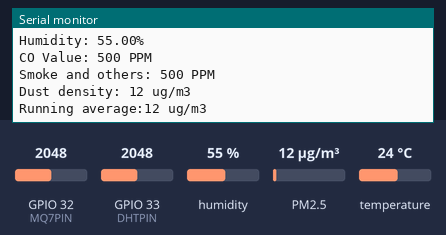
Recording of a sketch running on a simulated ESP32. Parts: the last lines printed to the serial monitor. The test bench sets the inputs (shaded band); at power-on: humidity 55 %, PM2.5 12 µg/m³, GPIO 32 (MQ7PIN) = 2048, GPIO 33 (DHTPIN) = 2048, temperature 24 °C. WiFi joins after 1.5 s; servers stay silent unless stated; web services answer with replies made up by the test bench.

Above: at 12.8 s.
12.9 s: humidity set to 22 %
At 13.6 s:
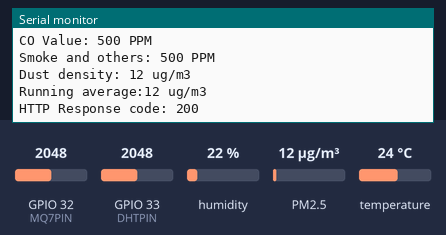
26.1 s: PM2.5 set to 6 µg/m³
At 35.0 s:
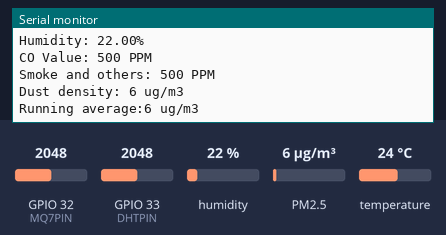
35.1 s: GPIO 32 (MQ7PIN) set to 2866
At 37.1 s:
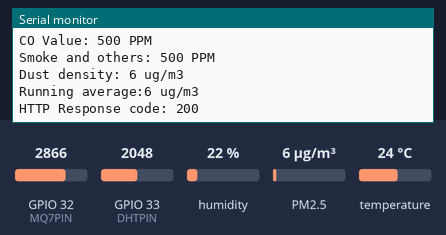
44.1 s: GPIO 33 (DHTPIN) set to 2866
At 46.4 s:
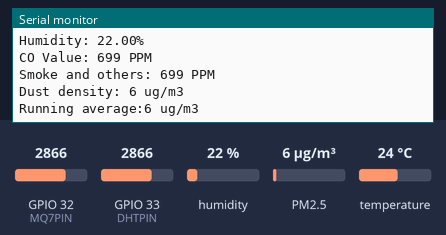
53.1 s: temperature set to 12 °C
At 59.3 s:
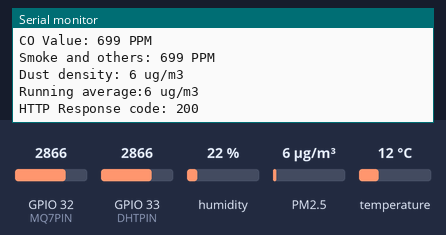
62.1 s: PM2.5 set to 75 µg/m³
At 70.5 s:
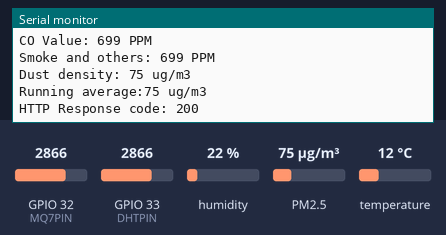
Timing chart, 0 to 72.0 s (numbered marks = the images above; inputs shaded):
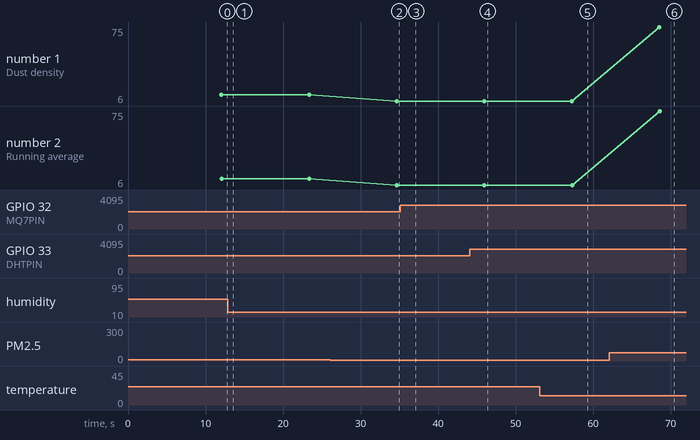

Measured:
- after the input at 26.1 s, the serial monitor: prints a new line after 8.6 s (image 2)
- after the input at 44.1 s, the serial monitor: prints a new line after 1.8 s (image 4)
- after the input at 53.1 s, the serial monitor: prints a new line after 4.1 s (image 5)
- after the input at 62.1 s, the serial monitor: prints a new line after 6.5 s (image 6)
- plotted number 1: 12 → 6 after the input at 26.1 s, 6 → 75 after the input at 62.1 s
- plotted number 2: 12 → 6 after the input at 26.1 s, 6 → 75 after the input at 62.1 s

The sketch:

Main.ino
```cpp
#include <WiFi.h>
#include "ThingSpeak.h"
#include "DHT.h"
#include <GP2YDustSensor.h>
#include <HTTPClient.h>

const char* ssid = "vivo 1820";            //WiFi name
const char* password = "bhavishya";        //WiFi Password
WiFiClient  client;
// Domain Name with full URL Path for HTTP POST Request
const char* serverName = "http://api.thingspeak.com/update";
// Service API Key
String apiKey = "UIO08O5RT9LRUP4H";

unsigned long lastTime = 0;
unsigned long timerDelay = 10000;
#define DHTPIN 33                 // Pin used for DHT11 sensor
#define MQ7PIN 32                 // Pin used for MQ7 sensor
#define MQ135Pin 35               // Pin used for MQ135 sensor
#define PMPINVO 34                // Analog Pin used for dust sensor
#define PMPINLED 18               // Digital Pin used for dust sensor
#define DHTTYPE DHT11

DHT dht(DHTPIN, DHTTYPE);         // dht11 sensor function
GP2YDustSensor dustSensor(GP2YDustSensorType::GP2Y1010AU0F, PMPINLED, PMPINVO);       // Dust sensor function
void setup() {
  Serial.begin(9600);
  dht.begin();
  dustSensor.begin();
  WiFi.mode(WIFI_STA);
  ThingSpeak.begin(client);
}

void loop() {
  if ((millis() - lastTime) > timerDelay) {
    // Connect or reconnect to WiFi
    if (WiFi.status() != WL_CONNECTED) {
      Serial.print("Attempting to connect");
      while (WiFi.status() != WL_CONNECTED) {
        WiFi.begin(ssid, password);
        delay(2000);
      }
      Serial.println("\nConnected.");
    }
    // Getting values of Temperature and Humidity using DHT11 Sensor
    float temperatureC = dht.readTemperature();
    Serial.print("Temperature(ºC): ");
    Serial.print(temperatureC);
    Serial.println("°C");
    float Humidity = dht.readHumidity();
    Serial.print("Humidity: ");
    Serial.print(Humidity);
    Serial.println("%");

    // Getting Value of Carbon Monoxide(CO) using MQ7 Sensor
    int CO = analogRead(32);
    CO = map(CO, 0, 4095, 0, 1000);
    Serial.print("CO Value: ");
    Serial.print(CO);
    Serial.println(" PPM");

    //Getting Value of Smoke and other gases using MQ135 Sensor
    int smoke = analogRead(33);
    smoke = map(smoke, 0, 4095, 0, 1000);
    Serial.print("Smoke and others: ");
    Serial.print(smoke); // analog data
    Serial.println(" PPM");

    //Getting dust density using dust sensor
    int Dust = dustSensor.getDustDensity();
    int runningAverage = dustSensor.getRunningAverage();
    Serial.print("Dust density: ");
    Serial.print(Dust);
    Serial.println(" ug/m3");
    Serial.print("Running average:");
    Serial.print(runningAverage);
    Serial.println(" ug/m3");

    delay(1000);
    HTTPClient http;
    http.begin(client, serverName);
    // Specify content-type header
    http.addHeader("Content-Type", "application/x-www-form-urlencoded");
    // Data to send with HTTP POST
    String httpRequestData = "api_key=" + apiKey + "&field1=" + temperatureC + "&field2=" + Humidity +
                             "&field3=" + CO + "&field4=" + smoke + "&field5=" + Dust;
    // Send HTTP POST request
    int httpResponseCode = http.POST(httpRequestData);

    Serial.print("HTTP Response code: ");
    Serial.println(httpResponseCode);

    http.end();
    lastTime = millis();
  }
}
```
